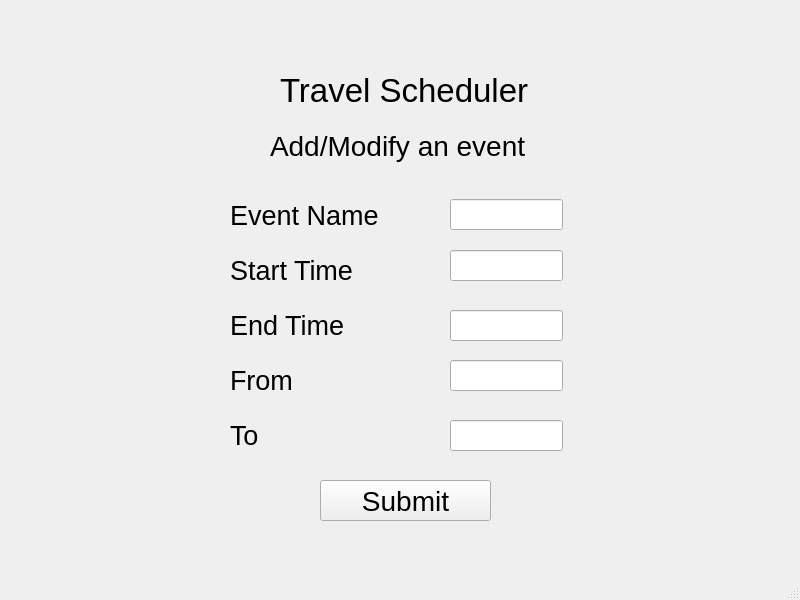
<?xml version="1.0" encoding="UTF-8"?>
<ui version="4.0">
 <class>MainWindow</class>
 <widget class="QMainWindow" name="MainWindow">
  <property name="geometry">
   <rect>
    <x>0</x>
    <y>0</y>
    <width>800</width>
    <height>600</height>
   </rect>
  </property>
  <property name="windowTitle">
   <string>MainWindow</string>
  </property>
  <widget class="QWidget" name="centralwidget">
   <widget class="QLabel" name="label">
    <property name="geometry">
     <rect>
      <x>280</x>
      <y>60</y>
      <width>251</width>
      <height>61</height>
     </rect>
    </property>
    <property name="font">
     <font>
      <pointsize>25</pointsize>
     </font>
    </property>
    <property name="text">
     <string>Travel Scheduler</string>
    </property>
    <property name="scaledContents">
     <bool>false</bool>
    </property>
   </widget>
   <widget class="QLabel" name="label_2">
    <property name="geometry">
     <rect>
      <x>230</x>
      <y>200</y>
      <width>151</width>
      <height>31</height>
     </rect>
    </property>
    <property name="font">
     <font>
      <pointsize>20</pointsize>
     </font>
    </property>
    <property name="text">
     <string>Event Name</string>
    </property>
   </widget>
   <widget class="QLabel" name="label_3">
    <property name="geometry">
     <rect>
      <x>230</x>
      <y>260</y>
      <width>131</width>
      <height>21</height>
     </rect>
    </property>
    <property name="font">
     <font>
      <pointsize>20</pointsize>
     </font>
    </property>
    <property name="text">
     <string>Start Time</string>
    </property>
   </widget>
   <widget class="QLabel" name="label_4">
    <property name="geometry">
     <rect>
      <x>230</x>
      <y>310</y>
      <width>171</width>
      <height>31</height>
     </rect>
    </property>
    <property name="font">
     <font>
      <pointsize>20</pointsize>
     </font>
    </property>
    <property name="text">
     <string>End Time</string>
    </property>
   </widget>
   <widget class="QLabel" name="label_5">
    <property name="geometry">
     <rect>
      <x>230</x>
      <y>370</y>
      <width>121</width>
      <height>21</height>
     </rect>
    </property>
    <property name="font">
     <font>
      <pointsize>20</pointsize>
     </font>
    </property>
    <property name="text">
     <string>From</string>
    </property>
   </widget>
   <widget class="QLabel" name="label_6">
    <property name="geometry">
     <rect>
      <x>230</x>
      <y>420</y>
      <width>181</width>
      <height>31</height>
     </rect>
    </property>
    <property name="font">
     <font>
      <pointsize>20</pointsize>
     </font>
    </property>
    <property name="text">
     <string>To</string>
    </property>
   </widget>
   <widget class="QLineEdit" name="lineEdit">
    <property name="geometry">
     <rect>
      <x>450</x>
      <y>199</y>
      <width>113</width>
      <height>31</height>
     </rect>
    </property>
   </widget>
   <widget class="QLineEdit" name="lineEdit_2">
    <property name="geometry">
     <rect>
      <x>450</x>
      <y>250</y>
      <width>113</width>
      <height>31</height>
     </rect>
    </property>
   </widget>
   <widget class="QLineEdit" name="lineEdit_3">
    <property name="geometry">
     <rect>
      <x>450</x>
      <y>310</y>
      <width>113</width>
      <height>31</height>
     </rect>
    </property>
   </widget>
   <widget class="QLineEdit" name="lineEdit_4">
    <property name="geometry">
     <rect>
      <x>450</x>
      <y>360</y>
      <width>113</width>
      <height>31</height>
     </rect>
    </property>
   </widget>
   <widget class="QLineEdit" name="lineEdit_5">
    <property name="geometry">
     <rect>
      <x>450</x>
      <y>420</y>
      <width>113</width>
      <height>31</height>
     </rect>
    </property>
   </widget>
   <widget class="QLabel" name="label_7">
    <property name="geometry">
     <rect>
      <x>270</x>
      <y>120</y>
      <width>261</width>
      <height>51</height>
     </rect>
    </property>
    <property name="font">
     <font>
      <pointsize>21</pointsize>
     </font>
    </property>
    <property name="text">
     <string>Add/Modify an event</string>
    </property>
   </widget>
   <widget class="QPushButton" name="pushButton">
    <property name="geometry">
     <rect>
      <x>320</x>
      <y>480</y>
      <width>171</width>
      <height>41</height>
     </rect>
    </property>
    <property name="font">
     <font>
      <pointsize>21</pointsize>
     </font>
    </property>
    <property name="text">
     <string>Submit</string>
    </property>
   </widget>
  </widget>
  <widget class="QMenuBar" name="menubar">
   <property name="geometry">
    <rect>
     <x>0</x>
     <y>0</y>
     <width>800</width>
     <height>21</height>
    </rect>
   </property>
  </widget>
  <widget class="QStatusBar" name="statusbar"/>
 </widget>
 <resources/>
 <connections/>
</ui>
